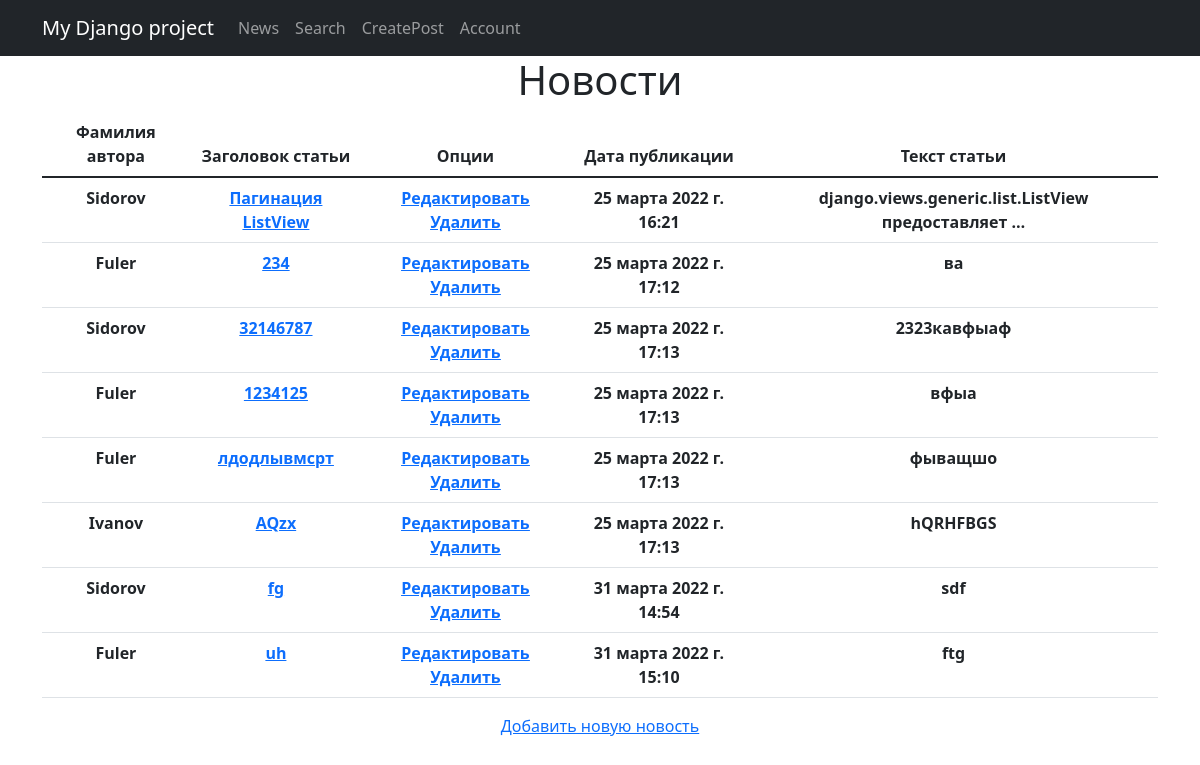
The app's page / (signed in) with its own data.
### news/models.py (models this page shows, shortened)
class Post(models.Model):
    author = models.ForeignKey(Author, on_delete=models.CASCADE)
    categoryType = models.CharField(max_length=2, choices=CatSource.CATEGORY_CHOICES)
    dateCreate = models.DateTimeField(auto_now_add=True)
    postCategory = models.ManyToManyField(Category, through='PostCategory')
    title = models.CharField(max_length=128)
    text = models.TextField()
    rating = models.IntegerField(default=0)

class Author(models.Model):
    author_user = models.OneToOneField(User, on_delete=models.CASCADE)
    author_rating = models.IntegerField(default=1)

### news/views.py (the view)
# urls.py: path('', PostList.as_view()),
class PostList(LoginRequiredMixin, ListView):
    model = Post
    template_name = 'news/postlist.html'
    context_object_name = 'postlist'
    queryset = Post.objects.filter(categoryType='NW').order_by('dateCreate')
    paginate_by = 10

### news/templatetags/custom_filters.py (called while the page is built)
@register.filter()
def censor(value):
    if not isinstance(value, str):
        raise ValueError('Неправильные данные')
    for word in CENSOR_LIST:
        value = value.replace(word[1:], '*' * (len(word) - 1))
        return value

### templates/news/postlist.html (shortened to what this page needs)
{% extends 'news/default.html' %}
{% load custom_filters %}
{% block content %}
<h1>Новости</h1>
    {% if True %}
        <table class="table table-hover">
            <thead>
            <tr>
                <th>
                    Фамилия автора
                </th>
                <th>
                    Заголовок статьи
                </th>
                <th>
                    Опции
                </th>
                <th>
                    Дата публикации
                </th>
                <th>
                    Текст статьи
                </th>
            </tr>
            </thead>
            <tbody>
                {% for post in postlist %}
                    <tr>
                        <th>
                            {{ post.author.author_user.last_name }}
                        </th>
                        <th>
                            <a href="{% url 'post_detail' post.id %}">{{ post.title }}</a>
                        </th>
                        <th>
                            <a href="{% url 'post_update' post.id %}"><u>Редактировать</u></a>
                            <a href="{% url 'post_delete' post.id %}"><u> Удалить </u></a>
                        </th>
                        <th>
                            {{ post.dateCreate }}
                        </th>
                        <th>
                            {{ post.text|truncatechars:50|censor }}
                        </th>
                    </tr>
                {% endfor %}
            </tbody>
        </table>
    {% else %}
        <h2>Новостей нет</h2>
    {% endif %}
    <a href="{% url 'post_create' %}">Добавить новую новость</a> <br>
{% endblock content %}

### records on screen
Post: author.author_user.last_name "Sidorov", title "Пагинация ListView", dateCreate "25 марта 2022 г. 16:21", text|censor "django.views.generic.list.ListView предоставляет …"
Post: author.author_user.last_name "Fuler", title "234", dateCreate "25 марта 2022 г. 17:12", text|censor "ва"
Post: author.author_user.last_name "Sidorov", title "32146787", dateCreate "25 марта 2022 г. 17:13", text|censor "2323кавфыаф"
Post: author.author_user.last_name "Fuler", title "1234125", dateCreate "25 марта 2022 г. 17:13", text|censor "вфыа"
Post: author.author_user.last_name "Fuler", title "лдодлывмсрт", dateCreate "25 марта 2022 г. 17:13", text|censor "фыващшо"
Post: author.author_user.last_name "Ivanov", title "AQzx", dateCreate "25 марта 2022 г. 17:13", text|censor "hQRHFBGS"
Post: author.author_user.last_name "Sidorov", title "fg", dateCreate "31 марта 2022 г. 14:54", text|censor "sdf"
Post: author.author_user.last_name "Fuler", title "uh", dateCreate "31 марта 2022 г. 15:10", text|censor "ftg"
